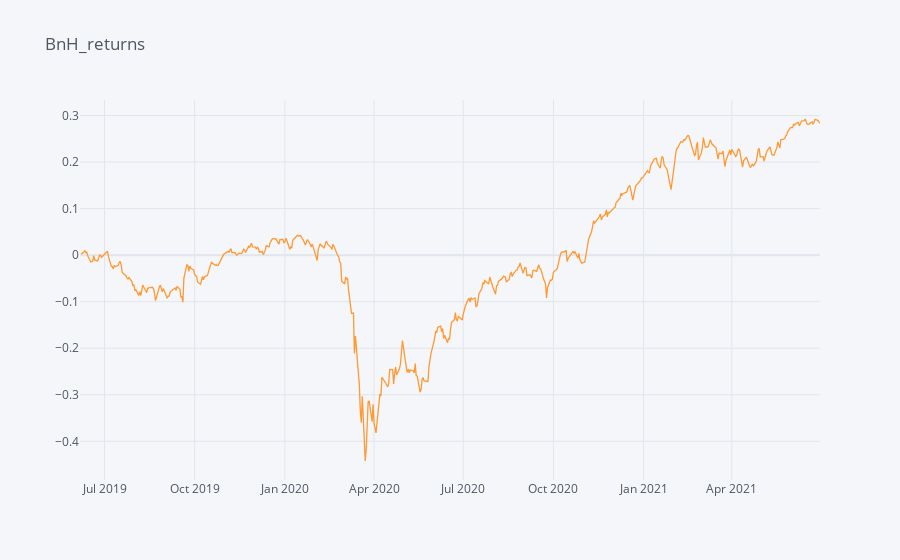

Source (notebook cell):
### Code cell
fd=Financial_Data('^NSEI',start_date,end_date)

### Figure 1 — Plotly figure (JSON) as saved in the notebook; plotly's stock layout.template omitted (floating-point values rounded to 4 significant figures; data arrays with more than 128 entries replaced by an {"elided": "..."} marker saying what was removed)
{"data": [{"line": {"color": "rgba(255, 153, 51, 1.0)", "dash": "solid", "shape": "linear", "width": 1.3}, "mode": "lines", "name": "bnh_returns", "text": "", "type": "scatter", "x": {"elided": "510 str values"}, "y": {"elided": "510 mixed values"}}], "layout": {"legend": {"bgcolor": "#F5F6F9", "font": {"color": "#4D5663"}}, "paper_bgcolor": "#F5F6F9", "plot_bgcolor": "#F5F6F9", "title": {"font": {"color": "#4D5663"}, "text": "BnH_returns"}, "xaxis": {"gridcolor": "#E1E5ED", "showgrid": true, "tickfont": {"color": "#4D5663"}, "title": {"font": {"color": "#4D5663"}, "text": ""}, "zerolinecolor": "#E1E5ED"}, "yaxis": {"gridcolor": "#E1E5ED", "showgrid": true, "tickfont": {"color": "#4D5663"}, "title": {"font": {"color": "#4D5663"}, "text": ""}, "zerolinecolor": "#E1E5ED"}}}
